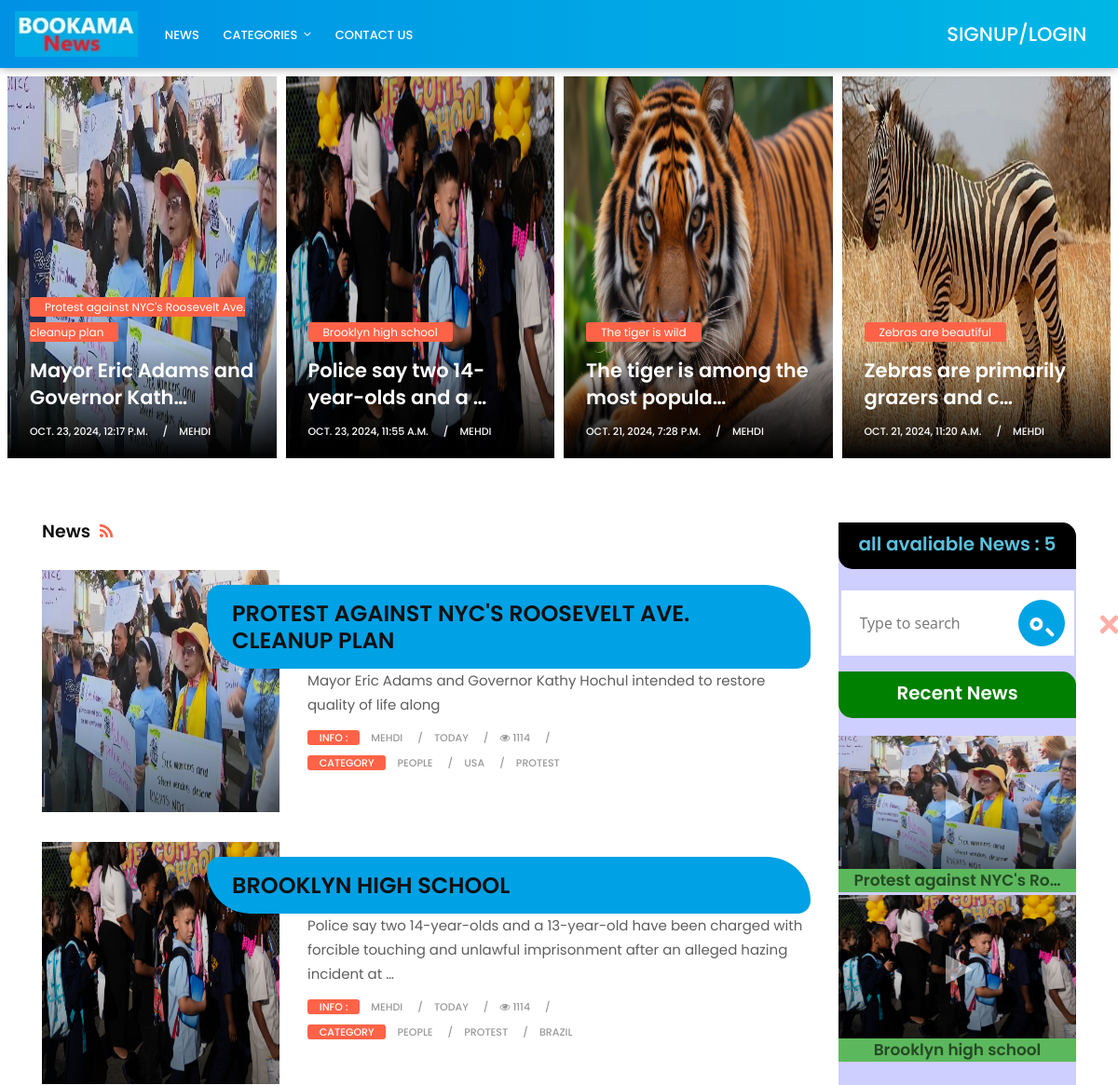
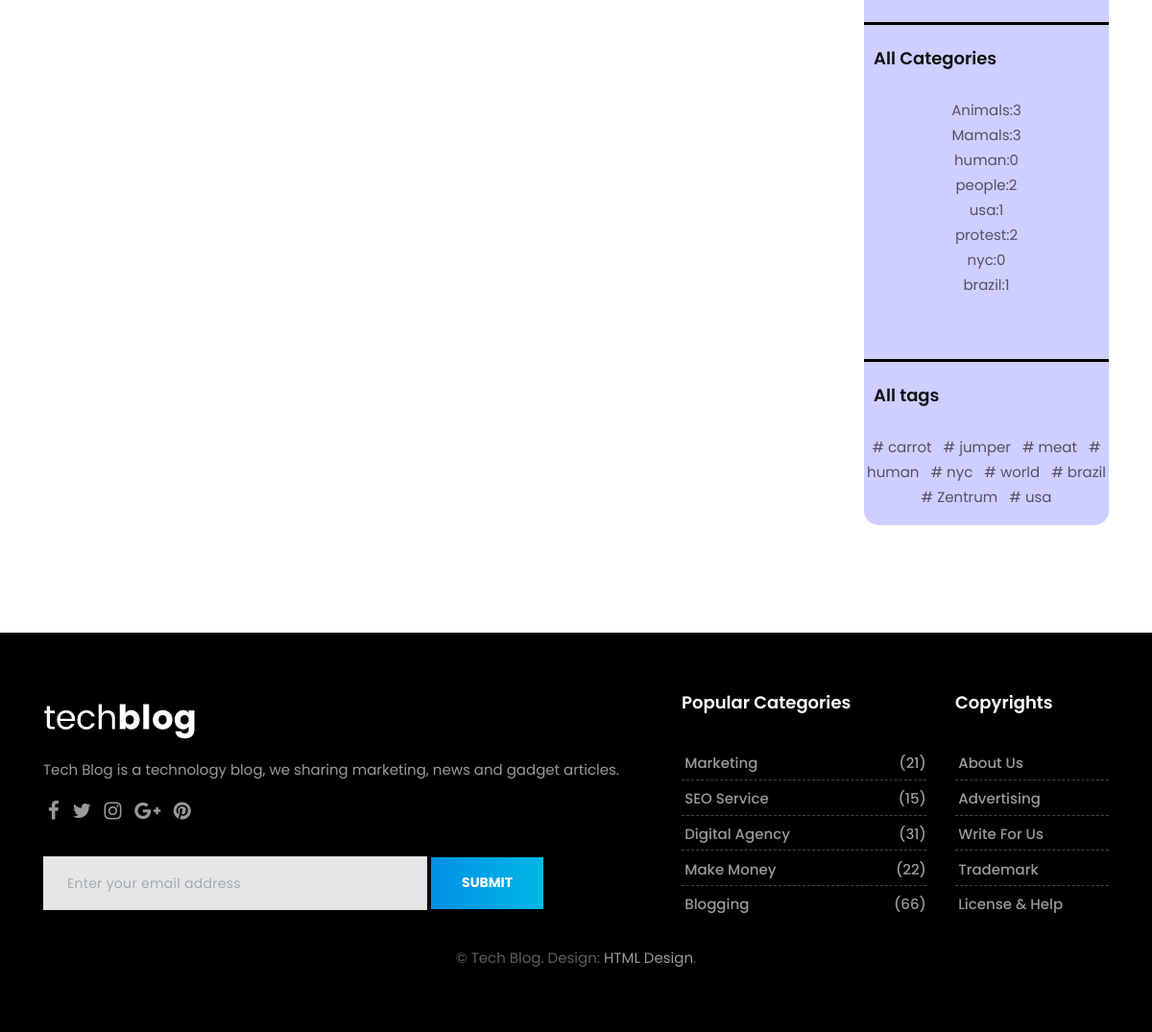
The app's page /category/people/ with its own data (2 pictures, top to bottom).
### news/models.py (models this page shows, shortened)
class News(models.Model):
  title=models.CharField(max_length=250)
  brif_description=models.TextField()
  description=models.TextField()
  image=models.ImageField(upload_to='news/images/',default='news/images/1.png')
  updated_time=models.DateTimeField(auto_now=True, auto_now_add=False)
  created_time=models.DateTimeField(auto_now=False, auto_now_add=True)
  active=models.BooleanField(default=False)
  author=models.ForeignKey(user,on_delete=models.CASCADE,blank=False)
  category=models.ManyToManyField("Category")
  tag=models.ManyToManyField("Tag")
  class Meta:
    ordering=['-created_time']
    verbose_name = 'New'
    verbose_name_plural = 'News'

class Category(models.Model):
  title=models.CharField(max_length=100)
  def __str__(self):
    return self.title

class Tag(models.Model):
  title=models.CharField(max_length=100)

### news/views.py (the view)
# urls.py: path('', news_list,name="news"),
def news_list(request,*args, **kwargs):
  news=News.objects.filter(active=True).order_by('-created_time')
  if kwargs.get('author'):
    news=news.filter(author__username=kwargs['author'])
  if kwargs.get('date'):
    news=news.filter(created_time__icontains=kwargs['date'])
  if kwargs.get('category'):
    news=news.filter(category__title=kwargs['category'])
  if kwargs.get('tag'):
    news=news.filter(tag__title=kwargs['tag'])
  search=request.GET.get('q')
  if search:
    news=news.filter( Q(title__icontains=search) | Q(brif_description__icontains=search)|Q(description__icontains=search))
  paginator = Paginator(news, 4)  # Show 25 contacts per page.
  page_number = request.GET.get("page")
  new_list = paginator.get_page(page_number)
  context={'news':new_list}
  return render(request,'news/news-list.html',context)

### news/templatetags/news_tags.py (called while the page is built)
@register.simple_tag
def news_counter():
  news=str(News.objects.filter(active=1).count())
  return f"all avaliable News   :  {news} "

@register.filter
def upper(value):
  return value.upper()

@register.inclusion_tag('news/includes/news-recent.html')
def recent_news():
  news=News.objects.filter(active=True).order_by('-created_time')[0:2]
  return {'news':news}

@register.inclusion_tag('news/includes/news-category.html')
def categories():
  categories=Category.objects.all()
  news=News.objects.filter(active=True)
  categories_count={}
  for cat in categories:
    categories_count[cat]=news.filter(category__title=cat).count()
  return {'categories_count': categories_count}

@register.inclusion_tag('news/includes/news-all-tags.html')
def show_all_tags():
  tags=Tag.objects.all()
  return {'tags':tags}

@register.inclusion_tag('news/includes/news-category-banner.html')
def category_banner():
  categories=Category.objects.all()
  return {'categories':categories}

@register.inclusion_tag('news/includes/banner/news-banner-recentnews.html')
def banner_recent_news():
  news=News.objects.filter(active=True).order_by('-id')[0:3]
  return {'news':news}

@register.inclusion_tag('news/includes/banner/news-banner-preview.html')
def banner_preview():
  news=News.objects.filter(active=True).order_by('-id')[0:4]
  return {'news':news}

### templates/news/news-list.html (shortened to what this page needs)
{% extends "base.html" %}
{% load static %}
{% load news_tags %}
{% load humanize %}
{% block content %}
{% include "news/includes/banner.html" %}
<section class="section">
  <div class="container">
      <div class="row">
          <div class="col-lg-9 col-md-12 col-sm-12 col-xs-12">
              <div class="page-wrapper">
                  <div class="blog-top clearfix">
                      <h4 class="pull-left">News<i class="fa fa-rss"></i></h4>
                  </div>
                  <div class="blog-list clearfix">
{% for new in news %}
                      <div class="blog-box row">
                          <div class="col-md-4">
                              <div class="post-media">
                                  <a href="{% url "news:detail" num=new.id %}" title="">
                                      <img style="width:100%;height:260px" src="{{new.image.url}}" alt="" class="img-fluid">
                                      <div class="hovereffect"></div>
                                  </a>
                              </div>
                          </div>
                          <div class="blog-meta big-meta col-md-8">
                              <h4 style="padding-left:5%;background-color:#00A1E5;border-radius: 15px 50px;"><a href="{% url "news:detail" num=new.id %}" title="">{{new.title |upper }}</a></h4>
                              <a href="{% url "news:detail" num=new.id %}"><p>{{new.brif_description | truncatechars:150 }}</p></a>
                              <small class="firstsmall"><a class="bg-orange" href="tech-category-01.html" title="">Info : </a></small>
                               <small><a href="{% url "news:author" author=new.author %}" >{{new.author}}</a></small>
                               <small><a  title="">{{new.created_time|naturalday }}</a></small>
                              <small><a href="tech-single.html" title=""><i class="fa fa-eye"></i> 1114</a></small>
                            <br/>
                              <small class="firstsmall"><a class="bg-orange" href="tech-category-01.html" title="">CATEGORY</a></small>
                              {% for cat in new.category.all %}
                              <small><a href="{% url "news:category" category=cat.title %}" >{{cat.title}}</a></small>
                              {% endfor %}
                          </div>
                      </div>
                      {% endfor %}
                  </div>
              </div>
          </div>
{% include "news/includes/sidebar.html" %}
          </div>
      </div>
  </div>
</section>
{% endblock content %}

### templates/news/includes/banner/news-banner-preview.html
{% load static %}
{% load news_tags %}
{% for new in news %}
<a href="{% url "news:detail" num=new.id %}">
<div class="second-slot">
  <div class="masonry-box post-media">
      <a href="{% url "news:detail" num=new.id %}">
        <img style="width:360px;height:410px" src="{{new.image.url}}" alt="" class="img-fluid" /></a>
       <div class="shadoweffect">
          <div class="shadow-desc">
              <div class="blog-meta">
                  <span class="bg-orange"><a href="{% url "news:detail" num=new.id %}" title="">{{new.title}}</a></span>
                  <h4><a href="{% url "news:detail" num=new.id %}" title="">{{new.brif_description|truncatechars:35}}</a></h4>
                  <small><a title="">{{new.created_time}}</a></small>
                  <small><a href="{% url "news:author" author=new.author %}" title="">{{new.author}}</a></small>
              </div>
          </div>
       </div>
  </div>
</div>
</a>
{% endfor %}

### templates/news/includes/news-recent.html (shortened to what this page needs)
{% load news_tags %}
<div class="widget">
    <div class="trend-videos">
<h2 style="border-radius:0px 15px 0px 15px;background-color:green;font-size:20px;height:50px;text-align:center;padding:5%" class="widget-title text-white">Recent News</h2>
{% for new in news %}
      <div class="blog-box bg-success" style="margin-top:-13px;">
          <div class="post-media">
              <a href="{% url "news:detail" num=new.id %}" title="">
                  <img src="{{new.image.url}}" alt="" class="img-fluid">
                  <div class="hovereffect">
                  </div>
              </a>
          </div>
          <div class="blog-meta">
              <h5 style="text-align:center;padding-buttom:10px" ><a href="{% url "news:detail" num=new.id %}" title="">{{new.title | truncatechars:25}}</a></h5>
          </div>
      </div>
      {% endfor %}
  </div>
</div>

### templates/news/includes/news-category.html (shortened to what this page needs)
{% load news_tags %}
<div class="widget">
  <h2 class="widget-title" style="padding:10px 0px 0px 10px">All Categories </h2>
  <div class="blog-list-widget">
      <div class="list-group">
          <a href="tech-single.html" class="list-group-item list-group-item-action flex-column align-items-start">
              <div class="w-100 justify-content-between">
                  <ul>
                    {% for cat,num in categories_count.items %}
                    <li style="text-align:center">
                        <a href="{% url "news:category" category=cat.title %}">{{cat}}:{{num}}</a>
                    </li>
                    {% endfor %}
                  </ul>
              </div>
          </a>
      </div>
  </div>
</div>

### templates/news/includes/news-all-tags.html (shortened to what this page needs)
{% load news_tags %}
<div class="widget">
  <h2 class="widget-title"  style="padding:10px 0px 0px 10px" >All tags </h2>
  <div class="blog-list-widget">
      <div class="list-group">
          <a href="tech-single.html" class="list-group-item list-group-item-action flex-column align-items-start">
              <div class="w-100 justify-content-between">
                  <ul style="text-align:center">
                    {% for tag in tags%}
                    <li  style="display:inline">
                        <a href="{% url "news:tag" tag=tag.title %}"># {{tag.title}} &nbsp; </a>
                    </li>
                    {% endfor %}
              </div>
          </a>
      </div>
  </div>
</div>

### staticfiles/style.css (style rules this page uses)
body { font-size: 15px; line-height: 26px; background-color: #ffffff; }
h1, h2, h3, h4, h5, body, p, .topbar-section, .navbar-inverse .navbar-nav .nav-link, .header .dropdown-menu, .navbar-nav .nav-link { font-family: 'Roboto', serif; }
h1, h2, h3, h4, h5, h6 { font-weight: 700; line-height: 1.4; color: #111111; }
h2 { font-size: 27px; line-height: 38px; margin-bottom: 20px }
h4 { font-size: 19px; line-height: 29px; margin-bottom: 14px }
h5 { font-size: 17px; line-height: 25px; margin-bottom: 11px }
body, p { color: #5e5e5e; }
p { margin-bottom: 26px; font-size: 15px; line-height: 26px; }
.post-media img { width: 100%; }
.section { padding: 4rem 0; display: block; position: relative; background-color: #ffffff; }
.post-media img, .masonry-box img { -webkit-transition: all .3s ease-in-out; -moz-transition: all .3s ease-in-out; -ms-transition: all .3s ease-in-out; -o-transition: all .3s ease-in-out; transition: all .3s ease-in-out; -webkit-transform: scale(1); -moz-transform: scale(1); -ms-transform: scale(1); -o-transform: scale(1); transform: scale(1); }
.masonry-box img, .masonry-box { width: 100%; }
.masonry-box { border: 0.34rem solid #fff; }
.masonry-box .blog-meta h4 { padding: 0.2rem 0; }
.masonry-box .blog-meta span { background-color: #111111; border-radius: 3px; font-size: 12px; padding: 0.1rem 1rem; }
.blog-meta h4 { padding: 1rem 0 0.5rem; margin: 0; font-size: 21px; }
.blog-meta.big-meta h4 { padding: 1rem 0 0.6rem; margin: 0; font-size: 28px; }
.blog-meta.big-meta p { margin-bottom: 0.5rem; padding-bottom: 0; }
.blog-meta small { font-size: 11px; display: inline-block; margin-bottom: 0; padding-bottom: 0; color: #111111; font-weight: bold; text-transform: uppercase; margin-right: 0.5rem; }
.blog-meta small:after { content: "/"; padding-left: 1rem; }
.blog-meta small:last-child:after { content: "" }
.post-media { position: relative; overflow: hidden; }
.shadoweffect { position: absolute; top: 0; opacity: 0; left: 0; right: 0; bottom: 0; background: -moz-linear-gradient(0deg, rgba(0, 0, 0, 1) 0%, rgba(0, 0, 0, 0.1) 30%); background: -webkit-linear-gradient(0deg, rgba(0, 0, 0, 1) 0%, rgba(0, 0, 0, 0.1) 30%); background: linear-gradient(0deg, rgba(0, 0, 0, 1) 0%, rgba(0, 0, 0, 0.1) 30%); filter: progid: DXImageTransform.Microsoft.gradient( startColorstr='#000000', endColorstr='#00000000', GradientType=1); -webkit-transition: all .3s ease-in-out; -moz-transition: all .3s ease-in-out; -ms-transition: all .3s ease-in-out; -o-transition: all .3s ease-in-out; transition: all .3s ease-in-out; -webkit-transform: scale(1); -moz-transform: scale(1); -ms-transform: scale(1); -o-transform: scale(1); transform: scale(1); zoom: 1; filter: alpha(opacity=100); opacity: 1; }
.shadow-desc { position: absolute; bottom: 0; padding: 1rem 1.5rem; }
.shadow-desc .blog-meta small::after, .shadow-desc .blog-meta a, .shadow-desc .blog-meta h4 a { color: #ffffff !important; }
.hovereffect { position: absolute; top: 0; opacity: 0; left: 0; right: 0; bottom: 0; background-color: rgba(0, 0, 0, 0.2); -webkit-transition: all .3s ease-in-out; -moz-transition: all .3s ease-in-out; -ms-transition: all .3s ease-in-out; -o-transition: all .3s ease-in-out; transition: all .3s ease-in-out; zoom: 1; filter: alpha(opacity=0); opacity: 0.5; background: -moz-linear-gradient(0deg, rgba(0, 0, 0, 1) 0%, rgba(0, 0, 0, 0.1) 50%); background: -webkit-linear-gradient(0deg, rgba(0, 0, 0, 1) 0%, rgba(0, 0, 0, 0.1) 50%); background: linear-gradient(0deg, rgba(0, 0, 0, 1) 0%, rgba(0, 0, 0, 0.1) 50%); filter: progid: DXImageTransform.Microsoft.gradient( startColorstr='#000000', endColorstr='#00000000', GradientType=1); }
.blog-list .blog-meta.big-meta h4 { margin-left: -20%; margin-top: 1rem; background-color: #ffffff; padding: 1rem 1.5rem 1rem; }
.sidebar .widget { position: relative; display: block; margin-bottom: 3rem; }
.sidebar .widget ul { list-style: none; margin: 0; padding: 0; }
.sidebar a { color: rgba(0, 0, 0, 0.6); }
.sidebar .widget-title { display: block; font-size: 18px; margin: 0 0 2rem; padding: 0; line-height: 1; }
.blog-list-widget .list-group-item { padding: 0; border: 0; margin: 0; background-color: transparent; }
.blog-list-widget .w-100 { margin-bottom: 1rem; display: block; }

### records on screen
News: image (picture), title "Protest against NYC's Roosevelt Ave. cleanup plan", brif_description "Mayor Eric Adams and Governor Kath…", created_time "OCT. 23, 2024, 12:17 P.M.", author "MEHDI", title "PROTEST AGAINST NYC'S ROOSEVELT AVE. CLEANUP PLAN", brif_description "Mayor Eric Adams and Governor Kathy Hochul intended to restore quality of life along", created_time "TODAY", title "Protest against NYC's Ro…"
News: image (picture), title "Brooklyn high school", brif_description "Police say two 14-year-olds and a …", created_time "OCT. 23, 2024, 11:55 A.M.", author "MEHDI", title "BROOKLYN HIGH SCHOOL", brif_description "Police say two 14-year-olds and a 13-year-old have been charged with forcible touching and unlawful imprisonment after an alleged hazing incident at …", created_time "TODAY"
News: image (picture), title "The tiger is wild", brif_description "The tiger is among the most popula…", created_time "OCT. 21, 2024, 7:28 P.M.", author "MEHDI"
News: image (picture), title "Zebras are beautiful", brif_description "Zebras are primarily grazers and c…", created_time "OCT. 21, 2024, 11:20 A.M.", author "MEHDI"
Category: title "PEOPLE", title "people", num "2"
Category: title "USA", title "usa", num "1"
Category: title "PROTEST", title "protest", num "2"
Category: title "BRAZIL", title "brazil", num "1"
Category: title "Animals", num "3"
Category: title "Mamals", num "3"
Category: title "human", num "0"
Category: title "nyc", num "0"
Tag: title "carrot"
Tag: title "jumper"
Tag: title "meat"
Tag: title "human"
Tag: title "nyc"
Tag: title "world"
Tag: title "brazil"
Tag: title "Zentrum"
Tag: title "usa"
